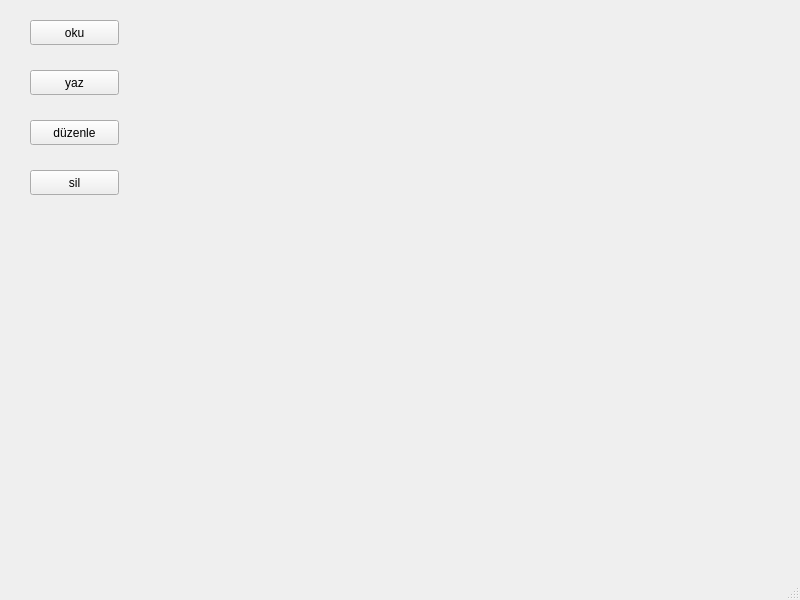
<?xml version="1.0" encoding="UTF-8"?>
<ui version="4.0">
 <class>MainWindow</class>
 <widget class="QMainWindow" name="MainWindow">
  <property name="geometry">
   <rect>
    <x>0</x>
    <y>0</y>
    <width>800</width>
    <height>600</height>
   </rect>
  </property>
  <property name="windowTitle">
   <string>MainWindow</string>
  </property>
  <widget class="QWidget" name="centralwidget">
   <widget class="QPushButton" name="pushButton">
    <property name="geometry">
     <rect>
      <x>30</x>
      <y>20</y>
      <width>89</width>
      <height>25</height>
     </rect>
    </property>
    <property name="text">
     <string>oku</string>
    </property>
   </widget>
   <widget class="QPushButton" name="pushButton_2">
    <property name="geometry">
     <rect>
      <x>30</x>
      <y>70</y>
      <width>89</width>
      <height>25</height>
     </rect>
    </property>
    <property name="text">
     <string>yaz</string>
    </property>
   </widget>
   <widget class="QPushButton" name="pushButton_3">
    <property name="geometry">
     <rect>
      <x>30</x>
      <y>120</y>
      <width>89</width>
      <height>25</height>
     </rect>
    </property>
    <property name="text">
     <string>düzenle</string>
    </property>
   </widget>
   <widget class="QPushButton" name="pushButton_4">
    <property name="geometry">
     <rect>
      <x>30</x>
      <y>170</y>
      <width>89</width>
      <height>25</height>
     </rect>
    </property>
    <property name="text">
     <string>sil</string>
    </property>
   </widget>
  </widget>
  <widget class="QStatusBar" name="statusbar"/>
 </widget>
 <resources/>
 <connections/>
</ui>
